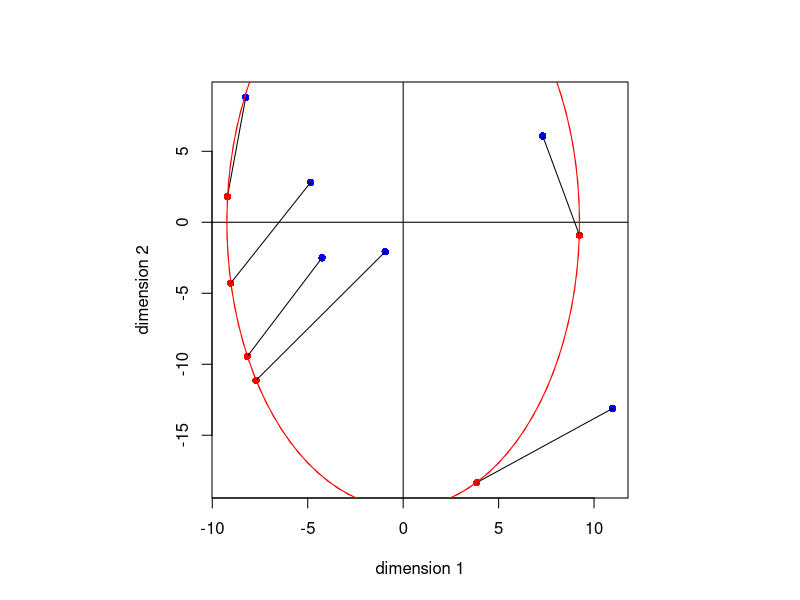

Recreate this plot in R.
## ---- chunk 1
#suppressPackageStartupMessages (library (foo, quietly = TRUE))
## ---- chunk 2
#dyn.load("foo.so")
#source("janUtil.R")
## ---- chunk 3
#set.seed(12345)
v <- -as.matrix(dist(matrix(rnorm(12), 6, 2)))
diag(v) <- -rowSums(v)
x <- matrix(rnorm(12),6,2)
x <- v %*% x
y <- matrix(rnorm(12),6,2)
y <- y / sqrt(rowSums(y ^ 2))
res <- x - y
print(sum(res * (v %*% res)), digits = 10)
lbd <- diag(crossprod(y, v %*% x)) / diag(crossprod(y, v %*% y))
mlbd <- max(lbd ^ 2)
lbd <- diag(lbd)
res <- x - y %*% lbd
print(sum(res * (v %*% res)), digits = 10)
## ---- chunk 4
h <- v %*% res %*% lbd
g <- mlbd * v[1, 1] * y[1, ] + h[1, ]
y[1, ] <- g / sqrt(sum(g ^ 2))
res <- x - y %*% lbd
print(sum(res * (v %*% res)), digits = 10)
## ---- chunk 5
h <- v %*% res %*% lbd
g <- mlbd * v[1, 1] * y[1, ] + h[1, ]
y[1, ] <- g / sqrt(sum(g ^ 2))
res <- x - y %*% lbd
print(sum(res * (v %*% res)), digits = 10)
## ---- chunk 6
for (i in 1:6) {
  h <- v %*% res %*% lbd
  g <- mlbd * v[i, i] * y[i,] + h[i,]
  y[i,] <- g / sqrt(sum(g ^ 2))
  res <- x - y %*% lbd
  print(sum(res * (v %*% res)), digits = 10)
}
## ---- chunk 7
for (i in 1:6) {
  h <- v %*% res %*% lbd
  g <- mlbd * v[i, i] * y[i,] + h[i,]
  y[i,] <- g / sqrt(sum(g ^ 2))
  res <- x - y %*% lbd
  print(sum(res * (v %*% res)), digits = 10)
}
## ---- chunk 8
for (i in 1:6) {
  h <- v %*% res %*% lbd
  g <- mlbd * v[i, i] * y[i,] + h[i,]
  y[i,] <- g / sqrt(sum(g ^ 2))
  res <- x - y %*% lbd
  print(sum(res * (v %*% res)), digits = 10)
}
## ---- chunk 9
lbd <- diag(crossprod(y, v %*% x)) / diag(crossprod(y, v %*% y))
mlbd <- max(lbd ^ 2)
lbd <- diag(lbd)
res <- x - y %*% lbd
print(sum(res * (v %*% res)), digits = 10)
## ---- chunk 10
for (i in 1:6) {
  h <- v %*% res %*% lbd
  g <- mlbd * v[i, i] * y[i,] + h[i,]
  y[i,] <- g / sqrt(sum(g ^ 2))
  res <- x - y %*% lbd
  print(sum(res * (v %*% res)), digits = 10)
}
## ---- chunk 11
par(pty = "s")
z <- y %*% lbd
plot(rbind(x, z), type = "n", xlab = "dimension 1", ylab = "dimension 2")
points(x, col = "BLUE", pch = 16)
points(z, col = "RED", pch = 16)
abline(v = 0)
abline(h = 0)
for (i in 1:6) {
  lines(matrix(c(x[i, ], z[i, ]), 2, 2, byrow = TRUE))
}
sc <- seq(-2 * pi, 2 * pi, length = 100)
xc <- cbind(sin(sc), cos(sc)) %*% lbd
lines(xc, col = "RED")
